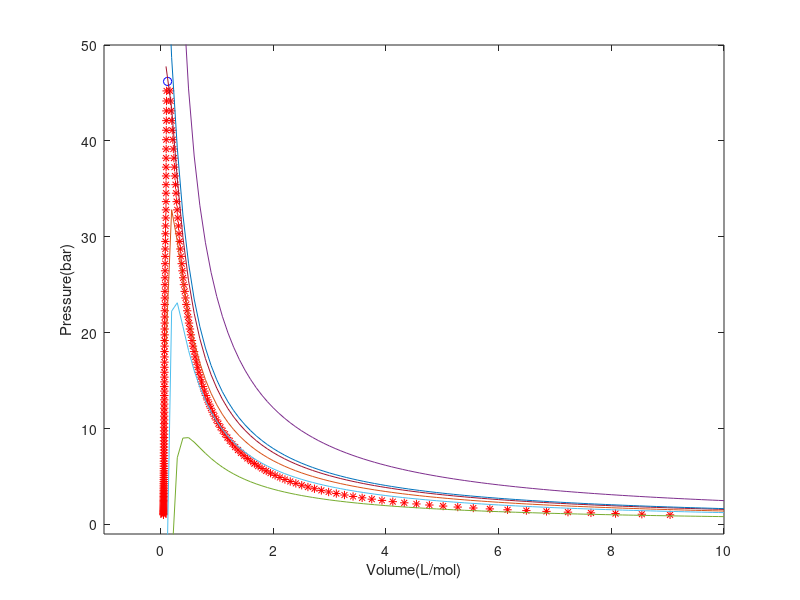

MATLAB code for this plot:
% Computational Assignment for CHE221A
a = 2.283;   % Vanderwaal constant
b = 0.04278;
R = 0.08314; % gas constant
A = 4.22061; % antoine constant
B = 516.689;
C = 11.223;
Tc = (8*a)/(27*b*R); % critical temp
Pc = a/(27*(b^2));  %critical pressure
T = linspace(Tc-79,Tc,100); %divison of range of temp in 100 parts
Vol = linspace(0.1,10,100);
Xc = [3*b];% critical volume
Yc = [Pc];

for i = 1:100    
      Psat = (10^(A-(B/(C+T(i))))); % antoine equation
      V = [1 (-Psat*b-R*T(i))/Psat a/Psat -(a*b)/Psat]; %vanderwaal equation
      v = roots(V);
      X1(i) = v(1) ;
      X2(i) = v(3);
      Y(i) = Psat; 
end

%T = 300K Isotherm
for j = 1:100
   P1(j) = ((R*300)/(Vol(j)-b))-(a/(Vol(j)^2));
end

%T = 100K Isotherm
for j = 1:100
   P2(j) = ((R*100)/(Vol(j)-b))-(a/(Vol(j)^2));
end

%T = 150K Isotherm
for j = 1:100
   P3(j) = ((R*150)/(Vol(j)-b))-(a/(Vol(j)^2));
end

%T = 190K Isotherm
for j = 1:100
   P4(j) = ((R*190)/(Vol(j)-b))-(a/(Vol(j)^2));
end

%T = 200K Isotherm
for j = 1:100
   P5(j) = ((R*200)/(Vol(j)-b))-(a/(Vol(j)^2));
end

%T = 170K Isotherm
for j = 1:100
   P6(j) = ((R*170)/(Vol(j)-b))-(a/(Vol(j)^2));
end


plot(X1,Y,'*','MarkerEdgeColor','r','DisplayName','Dome','Linestyle','None');
xlim([-1,10]);
ylim([-1,50]);
xlabel('Volume(L/mol)');
ylabel('Pressure(bar)');
hold on;
plot(X2,Y,'*','MarkerEdgeColor','r','DisplayName','Dome','Linestyle','None');
hold on;
plot(Xc,Yc,'o','MarkerEdgeColor','b','DisplayName','Critical Point');
hold on;
plot(Vol,P1,'DisplayName','Isotherm T=300K');
hold on;
plot(Vol,P2,'DisplayName','Isotherm T=100K');
hold on;
plot(Vol,P3,'DisplayName','Isotherm T=150K');
hold on;
plot(Vol,P4,'DisplayName','Isotherm T=190K');
hold on;
plot(Vol,P5,'DisplayName','Isotherm T=200K');
hold on;
plot(Vol,P6,'DisplayName','Isotherm T=170K');